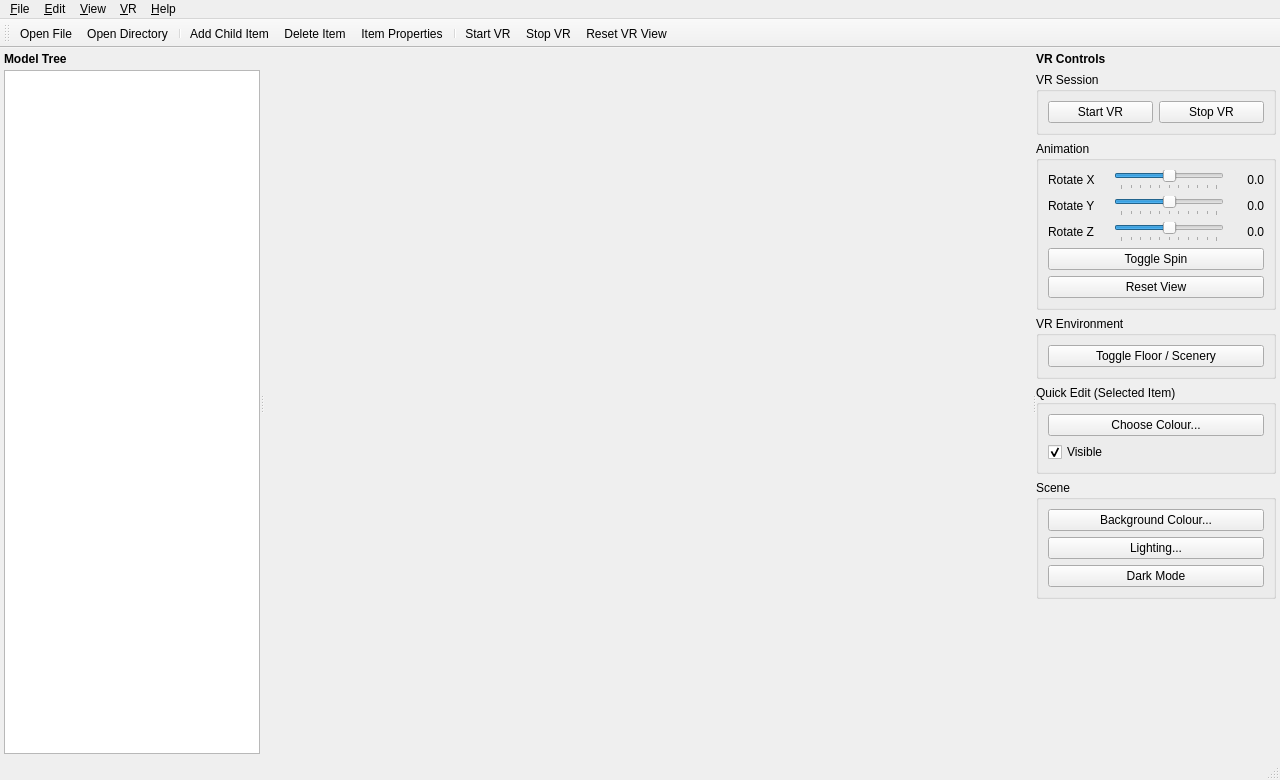
<?xml version="1.0" encoding="UTF-8"?>
<ui version="4.0">
 <class>MainWindow</class>
 <widget class="QMainWindow" name="MainWindow">
  <property name="geometry">
   <rect>
    <x>0</x>
    <y>0</y>
    <width>1280</width>
    <height>780</height>
   </rect>
  </property>
  <property name="windowTitle">
   <string>FormulaVRviewer</string>
  </property>
  <widget class="QWidget" name="centralwidget">
   <layout class="QVBoxLayout" name="centralLayout">
    <property name="spacing">
     <number>4</number>
    </property>
    <property name="leftMargin">
     <number>4</number>
    </property>
    <property name="topMargin">
     <number>4</number>
    </property>
    <property name="rightMargin">
     <number>4</number>
    </property>
    <property name="bottomMargin">
     <number>4</number>
    </property>
    <item>
     <widget class="QSplitter" name="mainSplitter">
      <property name="orientation">
       <enum>Qt::Orientation::Horizontal</enum>
      </property>
      <property name="childrenCollapsible">
       <bool>false</bool>
      </property>
      <widget class="QWidget" name="treeContainer" native="true">
       <layout class="QVBoxLayout" name="treeLayout">
        <property name="spacing">
         <number>4</number>
        </property>
        <property name="leftMargin">
         <number>0</number>
        </property>
        <property name="topMargin">
         <number>0</number>
        </property>
        <property name="rightMargin">
         <number>0</number>
        </property>
        <property name="bottomMargin">
         <number>0</number>
        </property>
        <item>
         <widget class="QLabel" name="labelTree">
          <property name="text">
           <string>Model Tree</string>
          </property>
          <property name="font">
           <font>
            <bold>true</bold>
           </font>
          </property>
         </widget>
        </item>
        <item>
         <widget class="QTreeView" name="treeView">
          <property name="minimumSize">
           <size>
            <width>220</width>
            <height>0</height>
           </size>
          </property>
          <property name="contextMenuPolicy">
           <enum>Qt::ContextMenuPolicy::ActionsContextMenu</enum>
          </property>
          <property name="alternatingRowColors">
           <bool>true</bool>
          </property>
          <property name="selectionMode">
           <enum>QAbstractItemView::SelectionMode::SingleSelection</enum>
          </property>
         </widget>
        </item>
       </layout>
      </widget>
      <widget class="QVTKOpenGLNativeWidget" name="widget" native="true">
       <property name="sizePolicy">
        <sizepolicy hsizetype="Expanding" vsizetype="Expanding">
         <horstretch>3</horstretch>
         <verstretch>0</verstretch>
        </sizepolicy>
       </property>
       <property name="minimumSize">
        <size>
         <width>400</width>
         <height>300</height>
        </size>
       </property>
      </widget>
      <widget class="QWidget" name="vrPanel" native="true">
       <property name="minimumSize">
        <size>
         <width>240</width>
         <height>0</height>
        </size>
       </property>
       <property name="maximumSize">
        <size>
         <width>320</width>
         <height>16777215</height>
        </size>
       </property>
       <layout class="QVBoxLayout" name="vrPanelLayout">
        <property name="spacing">
         <number>6</number>
        </property>
        <property name="leftMargin">
         <number>0</number>
        </property>
        <property name="topMargin">
         <number>0</number>
        </property>
        <property name="rightMargin">
         <number>0</number>
        </property>
        <property name="bottomMargin">
         <number>0</number>
        </property>
        <item>
         <widget class="QLabel" name="labelVR">
          <property name="text">
           <string>VR Controls</string>
          </property>
          <property name="font">
           <font>
            <bold>true</bold>
           </font>
          </property>
         </widget>
        </item>
        <item>
         <widget class="QGroupBox" name="groupVRSession">
          <property name="title">
           <string>VR Session</string>
          </property>
          <layout class="QGridLayout" name="gridVRSession">
           <item row="0" column="0">
            <widget class="QPushButton" name="btnStartVR">
             <property name="text">
              <string>Start VR</string>
             </property>
             <property name="toolTip">
              <string>Start the VR rendering thread</string>
             </property>
            </widget>
           </item>
           <item row="0" column="1">
            <widget class="QPushButton" name="btnStopVR">
             <property name="text">
              <string>Stop VR</string>
             </property>
             <property name="toolTip">
              <string>Stop the VR rendering thread</string>
             </property>
            </widget>
           </item>
          </layout>
         </widget>
        </item>
        <item>
         <widget class="QGroupBox" name="groupAnimation">
          <property name="title">
           <string>Animation</string>
          </property>
          <layout class="QGridLayout" name="gridAnimation">
           <item row="0" column="0">
            <widget class="QLabel" name="labelRotateX">
             <property name="text">
              <string>Rotate X</string>
             </property>
             <property name="minimumSize">
              <size>
               <width>60</width>
               <height>0</height>
              </size>
             </property>
            </widget>
           </item>
           <item row="0" column="1">
            <widget class="QSlider" name="sliderRotateX">
             <property name="minimum">
              <number>-50</number>
             </property>
             <property name="maximum">
              <number>50</number>
             </property>
             <property name="value">
              <number>0</number>
             </property>
             <property name="orientation">
              <enum>Qt::Orientation::Horizontal</enum>
             </property>
             <property name="tickPosition">
              <enum>QSlider::TickPosition::TicksBelow</enum>
             </property>
             <property name="tickInterval">
              <number>10</number>
             </property>
            </widget>
           </item>
           <item row="0" column="2">
            <widget class="QLabel" name="labelRotateXValue">
             <property name="text">
              <string>0.0</string>
             </property>
             <property name="minimumSize">
              <size>
               <width>34</width>
               <height>0</height>
              </size>
             </property>
             <property name="alignment">
              <set>Qt::AlignmentFlag::AlignRight|Qt::AlignmentFlag::AlignTrailing|Qt::AlignmentFlag::AlignVCenter</set>
             </property>
            </widget>
           </item>
           <item row="1" column="0">
            <widget class="QLabel" name="labelRotateY">
             <property name="text">
              <string>Rotate Y</string>
             </property>
            </widget>
           </item>
           <item row="1" column="1">
            <widget class="QSlider" name="sliderRotateY">
             <property name="minimum">
              <number>-50</number>
             </property>
             <property name="maximum">
              <number>50</number>
             </property>
             <property name="value">
              <number>0</number>
             </property>
             <property name="orientation">
              <enum>Qt::Orientation::Horizontal</enum>
             </property>
             <property name="tickPosition">
              <enum>QSlider::TickPosition::TicksBelow</enum>
             </property>
             <property name="tickInterval">
              <number>10</number>
             </property>
            </widget>
           </item>
           <item row="1" column="2">
            <widget class="QLabel" name="labelRotateYValue">
             <property name="text">
              <string>0.0</string>
             </property>
             <property name="alignment">
              <set>Qt::AlignmentFlag::AlignRight|Qt::AlignmentFlag::AlignTrailing|Qt::AlignmentFlag::AlignVCenter</set>
             </property>
            </widget>
           </item>
           <item row="2" column="0">
            <widget class="QLabel" name="labelRotateZ">
             <property name="text">
              <string>Rotate Z</string>
             </property>
            </widget>
           </item>
           <item row="2" column="1">
            <widget class="QSlider" name="sliderRotateZ">
             <property name="minimum">
              <number>-50</number>
             </property>
             <property name="maximum">
              <number>50</number>
             </property>
             <property name="value">
              <number>0</number>
             </property>
             <property name="orientation">
              <enum>Qt::Orientation::Horizontal</enum>
             </property>
             <property name="tickPosition">
              <enum>QSlider::TickPosition::TicksBelow</enum>
             </property>
             <property name="tickInterval">
              <number>10</number>
             </property>
            </widget>
           </item>
           <item row="2" column="2">
            <widget class="QLabel" name="labelRotateZValue">
             <property name="text">
              <string>0.0</string>
             </property>
             <property name="alignment">
              <set>Qt::AlignmentFlag::AlignRight|Qt::AlignmentFlag::AlignTrailing|Qt::AlignmentFlag::AlignVCenter</set>
             </property>
            </widget>
           </item>
           <item row="3" column="0" colspan="3">
            <widget class="QPushButton" name="btnToggleSpin">
             <property name="text">
              <string>Toggle Spin</string>
             </property>
             <property name="toolTip">
              <string>Pause / resume continuous rotation</string>
             </property>
            </widget>
           </item>
           <item row="4" column="0" colspan="3">
            <widget class="QPushButton" name="btnResetView">
             <property name="text">
              <string>Reset View</string>
             </property>
             <property name="toolTip">
              <string>Reset rotation and orientation in VR</string>
             </property>
            </widget>
           </item>
          </layout>
         </widget>
        </item>
        <item>
         <widget class="QGroupBox" name="groupEnvironment">
          <property name="title">
           <string>VR Environment</string>
          </property>
          <layout class="QVBoxLayout" name="envLayout">
           <item>
            <widget class="QPushButton" name="btnToggleFloor">
             <property name="text">
              <string>Toggle Floor / Scenery</string>
             </property>
             <property name="toolTip">
              <string>Show / hide the floor and pillars in the VR scene</string>
             </property>
            </widget>
           </item>
          </layout>
         </widget>
        </item>
        <item>
         <widget class="QGroupBox" name="groupQuickEdit">
          <property name="title">
           <string>Quick Edit (Selected Item)</string>
          </property>
          <layout class="QVBoxLayout" name="quickEditLayout">
           <item>
            <widget class="QPushButton" name="btnQuickColour">
             <property name="text">
              <string>Choose Colour...</string>
             </property>
             <property name="toolTip">
              <string>Open a colour picker for the selected item (live in VR)</string>
             </property>
            </widget>
           </item>
           <item>
            <widget class="QCheckBox" name="checkVisible">
             <property name="text">
              <string>Visible</string>
             </property>
             <property name="checked">
              <bool>true</bool>
             </property>
            </widget>
           </item>
          </layout>
         </widget>
        </item>
        <item>
         <widget class="QGroupBox" name="groupScene">
          <property name="title">
           <string>Scene</string>
          </property>
          <layout class="QVBoxLayout" name="sceneLayout">
           <item>
            <widget class="QPushButton" name="btnBackgroundColour">
             <property name="text">
              <string>Background Colour...</string>
             </property>
            </widget>
           </item>
           <item>
            <widget class="QPushButton" name="btnLightSettings">
             <property name="text">
              <string>Lighting...</string>
             </property>
            </widget>
           </item>
           <item>
            <widget class="QPushButton" name="btnDarkMode">
             <property name="text">
              <string>Dark Mode</string>
             </property>
             <property name="checkable">
              <bool>true</bool>
             </property>
            </widget>
           </item>
          </layout>
         </widget>
        </item>
        <item>
         <spacer name="vrPanelSpacer">
          <property name="orientation">
           <enum>Qt::Orientation::Vertical</enum>
          </property>
          <property name="sizeHint" stdset="0">
           <size>
            <width>20</width>
            <height>40</height>
           </size>
          </property>
         </spacer>
        </item>
       </layout>
      </widget>
     </widget>
    </item>
   </layout>
  </widget>
  <widget class="QStatusBar" name="statusbar"/>
  <widget class="QToolBar" name="toolBar">
   <property name="windowTitle">
    <string>Main Toolbar</string>
   </property>
   <property name="iconSize">
    <size>
     <width>22</width>
     <height>22</height>
    </size>
   </property>
   <property name="toolButtonStyle">
    <enum>Qt::ToolButtonStyle::ToolButtonTextBesideIcon</enum>
   </property>
   <attribute name="toolBarArea">
    <enum>TopToolBarArea</enum>
   </attribute>
   <attribute name="toolBarBreak">
    <bool>false</bool>
   </attribute>
   <addaction name="actionOpen_File"/>
   <addaction name="actionOpen_Directory"/>
   <addaction name="separator"/>
   <addaction name="actionAdd_Child_Item"/>
   <addaction name="actionDelete_Item"/>
   <addaction name="actionItem_Options"/>
   <addaction name="separator"/>
   <addaction name="actionStart_VR"/>
   <addaction name="actionStop_VR"/>
   <addaction name="actionReset_VR_View"/>
  </widget>
  <widget class="QMenuBar" name="menubar">
   <property name="geometry">
    <rect>
     <x>0</x>
     <y>0</y>
     <width>1280</width>
     <height>22</height>
    </rect>
   </property>
   <widget class="QMenu" name="menuFile">
    <property name="title">
     <string>&amp;File</string>
    </property>
    <addaction name="actionOpen_File"/>
    <addaction name="actionOpen_Directory"/>
    <addaction name="separator"/>
    <addaction name="actionQuit"/>
   </widget>
   <widget class="QMenu" name="menuEdit">
    <property name="title">
     <string>&amp;Edit</string>
    </property>
    <addaction name="actionAdd_Child_Item"/>
    <addaction name="actionDelete_Item"/>
    <addaction name="separator"/>
    <addaction name="actionItem_Options"/>
   </widget>
   <widget class="QMenu" name="menuView">
    <property name="title">
     <string>&amp;View</string>
    </property>
    <addaction name="actionBackground_Colour"/>
    <addaction name="actionLight_Settings"/>
    <addaction name="actionDark_Mode"/>
    <addaction name="separator"/>
    <addaction name="actionReset_Camera"/>
   </widget>
   <widget class="QMenu" name="menuVR">
    <property name="title">
     <string>&amp;VR</string>
    </property>
    <addaction name="actionStart_VR"/>
    <addaction name="actionStop_VR"/>
    <addaction name="separator"/>
    <addaction name="actionReset_VR_View"/>
    <addaction name="actionToggle_Spin"/>
    <addaction name="actionToggle_Floor"/>
   </widget>
   <widget class="QMenu" name="menuHelp">
    <property name="title">
     <string>&amp;Help</string>
    </property>
    <addaction name="actionAbout"/>
   </widget>
   <addaction name="menuFile"/>
   <addaction name="menuEdit"/>
   <addaction name="menuView"/>
   <addaction name="menuVR"/>
   <addaction name="menuHelp"/>
  </widget>
  <action name="actionOpen_File">
   <property name="icon">
    <iconset resource="Icons.qrc">
     <normaloff>:/Icon/fileopen.png</normaloff>:/Icon/fileopen.png</iconset>
   </property>
   <property name="text">
    <string>&amp;Open File...</string>
   </property>
   <property name="toolTip">
    <string>Load an STL into the selected tree item</string>
   </property>
   <property name="shortcut">
    <string>Ctrl+O</string>
   </property>
  </action>
  <action name="actionOpen_Directory">
   <property name="icon">
    <iconset resource="Icons.qrc">
     <normaloff>:/Icon/fileopen.png</normaloff>:/Icon/fileopen.png</iconset>
   </property>
   <property name="text">
    <string>Open &amp;Directory...</string>
   </property>
   <property name="toolTip">
    <string>Load every STL in a folder</string>
   </property>
   <property name="shortcut">
    <string>Ctrl+Shift+O</string>
   </property>
  </action>
  <action name="actionAdd_Child_Item">
   <property name="text">
    <string>&amp;Add Child Item</string>
   </property>
   <property name="toolTip">
    <string>Add a new (empty) child to the selected tree item</string>
   </property>
   <property name="shortcut">
    <string>Ctrl+N</string>
   </property>
  </action>
  <action name="actionDelete_Item">
   <property name="text">
    <string>&amp;Delete Item</string>
   </property>
   <property name="toolTip">
    <string>Remove the selected item from the tree</string>
   </property>
   <property name="shortcut">
    <string>Del</string>
   </property>
  </action>
  <action name="actionItem_Options">
   <property name="text">
    <string>Item &amp;Properties...</string>
   </property>
   <property name="toolTip">
    <string>Edit name, colour, visibility and filters for the selected item</string>
   </property>
   <property name="shortcut">
    <string>Ctrl+E</string>
   </property>
  </action>
  <action name="actionBackground_Colour">
   <property name="text">
    <string>&amp;Background Colour...</string>
   </property>
  </action>
  <action name="actionLight_Settings">
   <property name="text">
    <string>&amp;Lighting...</string>
   </property>
  </action>
  <action name="actionDark_Mode">
   <property name="checkable">
    <bool>true</bool>
   </property>
   <property name="text">
    <string>&amp;Dark Mode</string>
   </property>
  </action>
  <action name="actionReset_Camera">
   <property name="text">
    <string>&amp;Reset Camera</string>
   </property>
   <property name="shortcut">
    <string>Ctrl+R</string>
   </property>
  </action>
  <action name="actionStart_VR">
   <property name="icon">
    <iconset resource="Icons.qrc">
     <normaloff>:/Icon/startVR.png</normaloff>:/Icon/startVR.png</iconset>
   </property>
   <property name="text">
    <string>&amp;Start VR</string>
   </property>
   <property name="shortcut">
    <string>F5</string>
   </property>
  </action>
  <action name="actionStop_VR">
   <property name="icon">
    <iconset resource="Icons.qrc">
     <normaloff>:/Icon/stopVR.png</normaloff>:/Icon/stopVR.png</iconset>
   </property>
   <property name="text">
    <string>S&amp;top VR</string>
   </property>
   <property name="shortcut">
    <string>F6</string>
   </property>
  </action>
  <action name="actionReset_VR_View">
   <property name="text">
    <string>&amp;Reset VR View</string>
   </property>
  </action>
  <action name="actionToggle_Spin">
   <property name="text">
    <string>Toggle &amp;Spin</string>
   </property>
  </action>
  <action name="actionToggle_Floor">
   <property name="text">
    <string>Toggle &amp;Floor / Scenery</string>
   </property>
  </action>
  <action name="actionAbout">
   <property name="text">
    <string>&amp;About</string>
   </property>
  </action>
  <action name="actionQuit">
   <property name="text">
    <string>&amp;Quit</string>
   </property>
   <property name="shortcut">
    <string>Ctrl+Q</string>
   </property>
  </action>
 </widget>
 <customwidgets>
  <customwidget>
   <class>QVTKOpenGLNativeWidget</class>
   <extends>QWidget</extends>
   <header>QVTKOpenGLNativeWidget.h</header>
   <container>1</container>
  </customwidget>
 </customwidgets>
 <resources>
  <include location="Icons.qrc"/>
 </resources>
 <connections/>
</ui>
